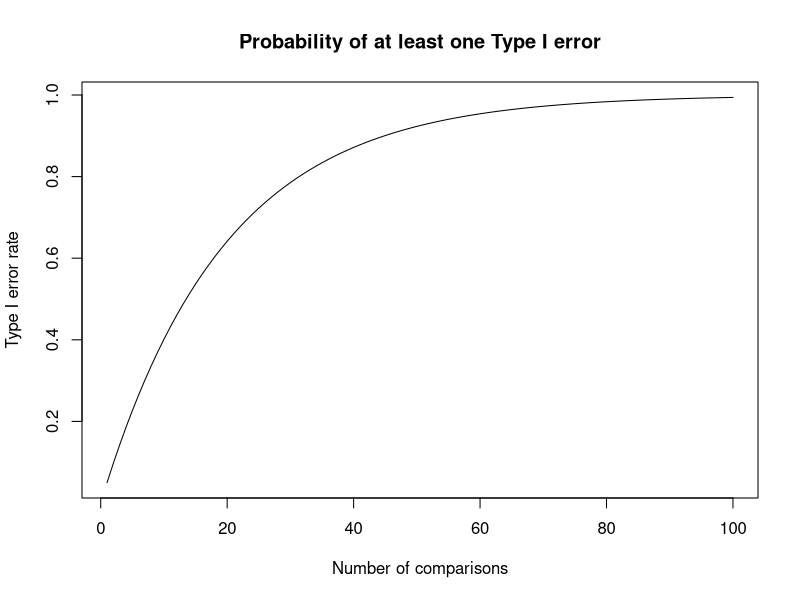
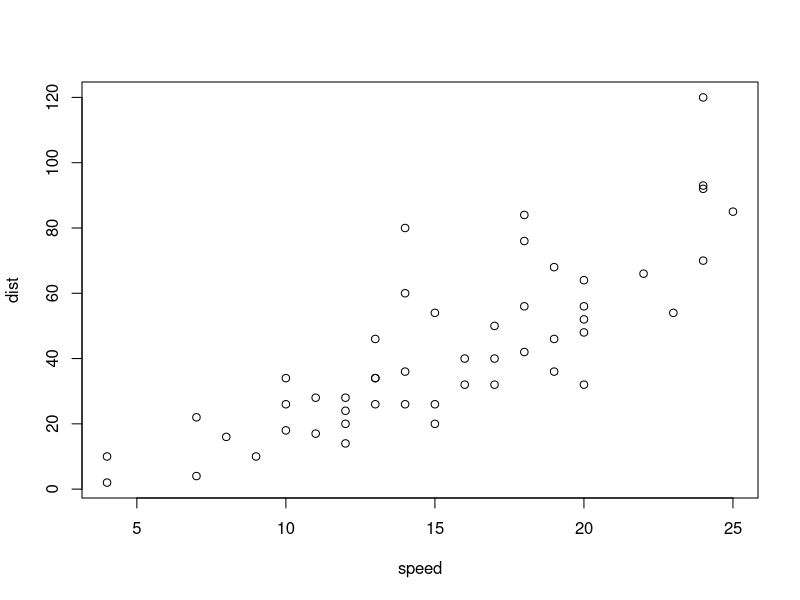

These charts were generated, in order, by the following R code:
## ---- chunk 1
t1 <- function(x) 1-(.95^x)
curve(t1, from = 1, to = 100, n = 100, main = "Probability of at least one Type I error", xlab = "Number of comparisons", ylab = "Type I error rate")
## ---- chunk 2
summary(cars)
## ---- chunk 3
plot(cars)
